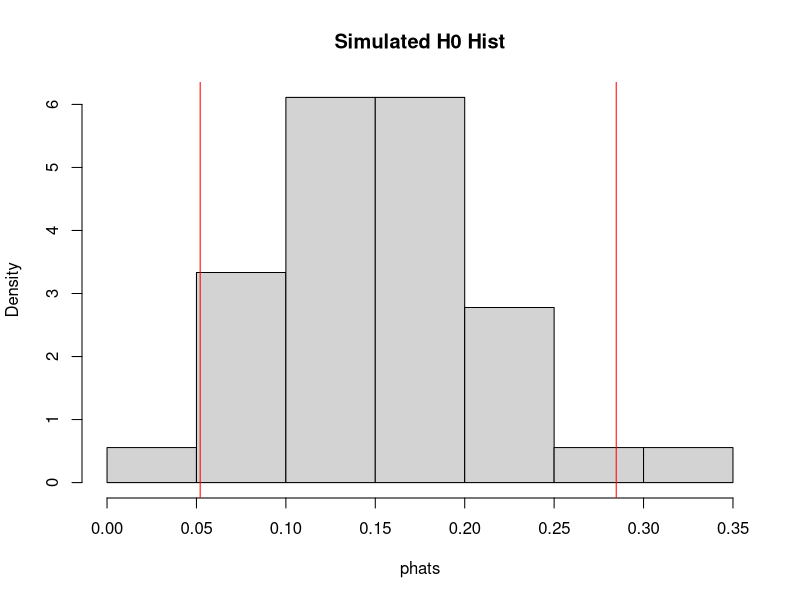

The R source for this figure: (Note: this script raises an error after producing the figure.)
## ---- chunk 1
# Ho: Mu <= 160
# H1: M >160

mu0 = 160

# Sampling info
n=36
sigma = 30
xbar = 172

# Test Stat
Z0 = (xbar-mu0)/(sigma/sqrt(n))
Z0

# Critical Value -One sided
alpha = 1-0.95
CV = qnorm(1-alpha)
paste("CV",CV)
# Rejection rule:
Z0 > CV

#Conclusion:
#Reject Null Hypothysis at alpha = 0.05

# What happened graphically:
set.seed(123)
nsim = 36
ntot = n*nsim
# Modeling real data
rv = sample(0:1, ntot, p=c(0.83,0.17), replace=T) # Why rnorm? Based on the assumption of ttest, population is normal.
rvm = matrix(rv, nrow = nsim)
phats = rowMeans(rvm)
#xbars.sim = rowMeans(rvm)
hist(phats, freq=F, main="Simulated H0 Hist")
abline(v=c(quantile(phats, alpha/2), 
           quantile(phats, 1-alpha/2)), col = "red") # Critical value
abline(v = phat, col = 'blue')
## ---- chunk 2
# pval =  Observed level of signiicance
# P-value: P(Z > Z0)
pval = 1 - pnorm(Z0)
pval
#If less than given level of significance we can reject it.
# Is P-val is less than alpha, we reject it
pval < alpha
## ---- chunk 3
# Ho: Mu <= 160
# H1: M >160

mu0 = 3.6

# Sampling info
n=25
sigma = 0.05
xbar = 3.18

# Test Stat
Z0 = (xbar-mu0)/(sigma/sqrt(n))
Z0

# Critical Value -One sided
#Level of significance
alpha = 0.05
CV = qnorm(1-alpha)
paste("CV",CV)
# Rejection rule:
Z0 > CV

#Conclusion:
#Reject Null Hypothysis at alpha = 0.05

# What happened graphically:
z = seq(-4, 4, 0.01) # making sequnce of numbers between -4 and 4
plot(z, dnorm(z), main = "H0 distribution", type = "l", yaxs="i")
abline(v=c(-qnorm(1-alpha/2), qnorm(1-alpha/2)), col = "red") # Critical value
abline(v = Z0 , col = "blue") # Z0
## ---- chunk 4
# Ho: Mu <= 160
# H1: M >160

mu0 = 1500

# Sampling info
n=115
s = 581
xbar = 1657

# The null distribution xbar has foll param
muXbar = mu0
sigmaXbar = s/sqrt(n) # which we call SE of Xbar
# Test Stat
T0 = (xbar - mu0)/(s/sqrt(n))
T0

# Critical Value -One sided
alpha = 0.05
df = n-1
CV = qt(1-alpha, df)
paste("CV",CV)
# Rejection rule:
T0 > CV

#Conclusion:
#Reject Null Hypothysis at alpha = 0.05

t = seq(-4, 4, 0.01) # making sequnce of numbers between -4 and 4
plot(t, dnorm(t), main = "H0 distribution", type = "l", yaxs="i")
abline(v=c(-qt(1-alpha, df), qt(1-alpha, df)), col = "red") # Critical value
abline(v = T0 , col = "blue") # Z0

# 0.2% of time we can observe it
# Simulate the null distribution by normall distribution:
set.seed(123)
nsim = 10000
ntot = n*nsim
# Modeling real data
rv = rnorm(ntot, mu0, sigma) # Why rnorm? Based on the assumption of ttest, population is normal.
rvm = matrix(rv, nrow = nsim)
xbars.sim = rowMeans(rvm)
hist(xbars.sim, freq=F, main ="simulated Resampling Xbar Histogram for Xbars")
# This is not hypothesis, we created sample from sampling data. We dont need abline 

## ---- chunk 5
x <- read.csv('steel.csv')
#head(x)
#a 
# Ho: Mu = 8.46
# H1: M  not equal 8.46

mu0 = 8.46

# Sampling info
n=50
s = sd(x$width)
xbar = mean(x$width)

# Test Stat
T0 = (xbar - mu0)/(s/sqrt(n))
T0

# Critical Value -One sided
alpha = 0.01
df = n-1
CV = qt(1-alpha/2, df)
paste("CV",CV)
# Rejection rule:
(T0 > CV || T0 < -CV)

#pval
#pval = 2* P(T>|T0|)
pval = 2 * (1 - pt(abs(T0), n-1))
round(pval,5)
#Conclusion:
#Reject Null Hypothysis at alpha = 0.01

# b
# Assumption is that the population is normally distributed
#c
library(e1071)
hist(x$width)
qqnorm(x$width)
qqline(x$width)
# Based on sample we cannot conclude normality of the population
qqnorm(x$width)
n
10*((skewness(x$width))^2)
(10*(abs(kurtosis(x$width))))
n > max(10*((skewness(x$width))^2), (10*(abs(kurtosis(x$width)))))
# sample size is large enough, based on CLT we can assume the population is normal.

## ---- chunk 6
#Simulation by Bootstrapping ( Resampling from  data)
set.seed(123)
nsim = 10000
ntot = n*nsim
# Modeling real data
rv = sample(x$width, ntot,replace = T) # sampling from data
rvm = matrix(rv, nrow = nsim)
xbars.sim = rowMeans(rvm)
hist(xbars.sim, freq=F, main ="simulated H0 Histogram for Xbars")
abline(v = quantile(xbars.sim, 0.95), col = "red")
abline(v = xbar, col = "blue") 

#pvalue
mean(xbars.sim > xbar)
